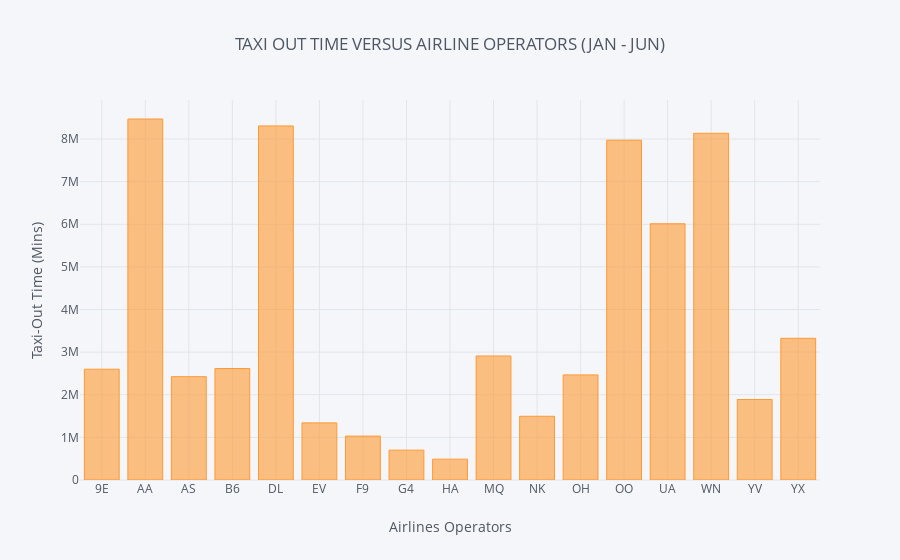

The cell this chart's notebook holds for it:
### Code cell
#Please provide analysis and charts on the distributions of Taxi-out time across states, 
#cites, and on the airlines as it affects fuel consumption. 
#Use data from the first half of 2019 only *
#TAXI OUT TIME OF AIRLINE OPERATORS
decision = flights[['OP_UNIQUE_CARRIER', 'TAXI_OUT', 'ORIGIN_CITY_NAME', 'ORIGIN_STATE_NM']]
decision
DecsOps = decision.groupby('OP_UNIQUE_CARRIER').sum()
DecsOps.iplot(y='TAXI_OUT', kind = 'bar', title = 'TAXI OUT TIME VERSUS AIRLINE OPERATORS (JAN - JUN)', 
              xTitle = 'Airlines Operators', yTitle= 'Taxi-Out Time (Mins)')

### Figure 1 — Plotly figure (JSON) as saved in the notebook; plotly's stock layout.template omitted (floating-point values rounded to 4 significant figures)
{"data": [{"marker": {"color": "rgba(255, 153, 51, 0.6)", "line": {"color": "rgba(255, 153, 51, 1.0)", "width": 1}}, "name": "TAXI_OUT", "orientation": "v", "text": "", "type": "bar", "uid": "bf144c0c-8957-42a0-8369-921675fc9bf7", "x": ["9E", "AA", "AS", "B6", "DL", "EV", "F9", "G4", "HA", "MQ", "NK", "OH", "OO", "UA", "WN", "YV", "YX"], "y": [2600113, 8470548, 2424607, 2616390, 8307848, 1340387, 1030071, 700574, 489365, 2909905, 1495019, 2465710, 7973246, 6012599, 8134667, 1888985, 3325000.0]}], "layout": {"legend": {"bgcolor": "#F5F6F9", "font": {"color": "#4D5663"}}, "paper_bgcolor": "#F5F6F9", "plot_bgcolor": "#F5F6F9", "title": {"font": {"color": "#4D5663"}, "text": "TAXI OUT TIME VERSUS AIRLINE OPERATORS (JAN - JUN)"}, "xaxis": {"gridcolor": "#E1E5ED", "showgrid": true, "tickfont": {"color": "#4D5663"}, "title": {"font": {"color": "#4D5663"}, "text": "Airlines Operators"}, "zerolinecolor": "#E1E5ED"}, "yaxis": {"gridcolor": "#E1E5ED", "showgrid": true, "tickfont": {"color": "#4D5663"}, "title": {"font": {"color": "#4D5663"}, "text": "Taxi-Out Time (Mins)"}, "zerolinecolor": "#E1E5ED"}}}
